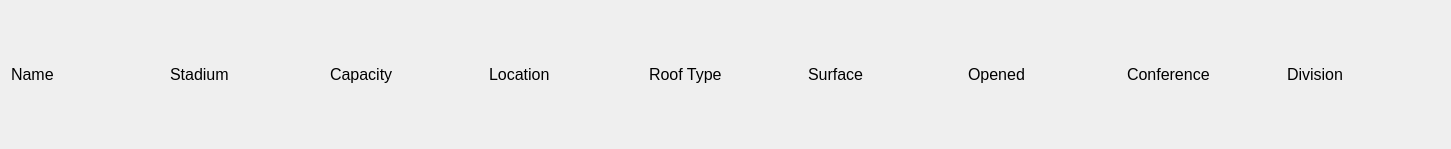
<?xml version="1.0" encoding="UTF-8"?>
<ui version="4.0">
 <class>W_SortedListClass</class>
 <widget class="QWidget" name="W_SortedListClass">
  <property name="geometry">
   <rect>
    <x>0</x>
    <y>0</y>
    <width>1451</width>
    <height>149</height>
   </rect>
  </property>
  <property name="windowTitle">
   <string>W_SortedList</string>
  </property>
  <layout class="QVBoxLayout" name="verticalLayout">
   <item>
    <layout class="QHBoxLayout" name="horizontalLayout">
     <property name="spacing">
      <number>6</number>
     </property>
     <item>
      <widget class="QLabel" name="L_Name">
       <property name="font">
        <font>
         <family>Yu Gothic UI</family>
         <pointsize>12</pointsize>
        </font>
       </property>
       <property name="contextMenuPolicy">
        <enum>Qt::PreventContextMenu</enum>
       </property>
       <property name="text">
        <string>Name</string>
       </property>
       <property name="alignment">
        <set>Qt::AlignLeading|Qt::AlignLeft|Qt::AlignVCenter</set>
       </property>
       <property name="wordWrap">
        <bool>true</bool>
       </property>
       <property name="margin">
        <number>10</number>
       </property>
       <property name="indent">
        <number>0</number>
       </property>
      </widget>
     </item>
     <item>
      <widget class="QLabel" name="L_Stadium">
       <property name="font">
        <font>
         <family>Yu Gothic UI</family>
         <pointsize>12</pointsize>
        </font>
       </property>
       <property name="text">
        <string>Stadium</string>
       </property>
       <property name="alignment">
        <set>Qt::AlignLeading|Qt::AlignLeft|Qt::AlignVCenter</set>
       </property>
       <property name="wordWrap">
        <bool>true</bool>
       </property>
       <property name="margin">
        <number>10</number>
       </property>
       <property name="indent">
        <number>0</number>
       </property>
      </widget>
     </item>
     <item>
      <widget class="QLabel" name="L_Capacity">
       <property name="font">
        <font>
         <family>Yu Gothic UI</family>
         <pointsize>12</pointsize>
        </font>
       </property>
       <property name="text">
        <string>Capacity</string>
       </property>
       <property name="alignment">
        <set>Qt::AlignLeading|Qt::AlignLeft|Qt::AlignVCenter</set>
       </property>
       <property name="wordWrap">
        <bool>true</bool>
       </property>
       <property name="margin">
        <number>10</number>
       </property>
       <property name="indent">
        <number>0</number>
       </property>
      </widget>
     </item>
     <item>
      <widget class="QLabel" name="L_Location">
       <property name="font">
        <font>
         <family>Yu Gothic UI</family>
         <pointsize>12</pointsize>
        </font>
       </property>
       <property name="text">
        <string>Location</string>
       </property>
       <property name="alignment">
        <set>Qt::AlignLeading|Qt::AlignLeft|Qt::AlignVCenter</set>
       </property>
       <property name="wordWrap">
        <bool>true</bool>
       </property>
       <property name="margin">
        <number>10</number>
       </property>
       <property name="indent">
        <number>0</number>
       </property>
      </widget>
     </item>
     <item>
      <widget class="QLabel" name="L_RoofType">
       <property name="font">
        <font>
         <family>Yu Gothic UI</family>
         <pointsize>12</pointsize>
        </font>
       </property>
       <property name="text">
        <string>Roof Type</string>
       </property>
       <property name="alignment">
        <set>Qt::AlignLeading|Qt::AlignLeft|Qt::AlignVCenter</set>
       </property>
       <property name="wordWrap">
        <bool>true</bool>
       </property>
       <property name="margin">
        <number>10</number>
       </property>
       <property name="indent">
        <number>0</number>
       </property>
      </widget>
     </item>
     <item>
      <widget class="QLabel" name="L_Surface">
       <property name="font">
        <font>
         <family>Yu Gothic UI</family>
         <pointsize>12</pointsize>
        </font>
       </property>
       <property name="text">
        <string>Surface</string>
       </property>
       <property name="alignment">
        <set>Qt::AlignLeading|Qt::AlignLeft|Qt::AlignVCenter</set>
       </property>
       <property name="wordWrap">
        <bool>true</bool>
       </property>
       <property name="margin">
        <number>10</number>
       </property>
       <property name="indent">
        <number>0</number>
       </property>
      </widget>
     </item>
     <item>
      <widget class="QLabel" name="L_Opened">
       <property name="font">
        <font>
         <family>Yu Gothic UI</family>
         <pointsize>12</pointsize>
        </font>
       </property>
       <property name="text">
        <string>Opened</string>
       </property>
       <property name="alignment">
        <set>Qt::AlignLeading|Qt::AlignLeft|Qt::AlignVCenter</set>
       </property>
       <property name="wordWrap">
        <bool>true</bool>
       </property>
       <property name="margin">
        <number>10</number>
       </property>
       <property name="indent">
        <number>0</number>
       </property>
      </widget>
     </item>
     <item>
      <widget class="QLabel" name="L_Conference">
       <property name="font">
        <font>
         <family>Yu Gothic UI</family>
         <pointsize>12</pointsize>
        </font>
       </property>
       <property name="text">
        <string>Conference</string>
       </property>
       <property name="alignment">
        <set>Qt::AlignLeading|Qt::AlignLeft|Qt::AlignVCenter</set>
       </property>
       <property name="wordWrap">
        <bool>true</bool>
       </property>
       <property name="margin">
        <number>10</number>
       </property>
       <property name="indent">
        <number>0</number>
       </property>
      </widget>
     </item>
     <item>
      <widget class="QLabel" name="L_Division">
       <property name="font">
        <font>
         <family>Yu Gothic UI</family>
         <pointsize>12</pointsize>
        </font>
       </property>
       <property name="text">
        <string>Division</string>
       </property>
       <property name="alignment">
        <set>Qt::AlignLeading|Qt::AlignLeft|Qt::AlignVCenter</set>
       </property>
       <property name="wordWrap">
        <bool>true</bool>
       </property>
       <property name="margin">
        <number>10</number>
       </property>
       <property name="indent">
        <number>0</number>
       </property>
      </widget>
     </item>
    </layout>
   </item>
  </layout>
 </widget>
 <layoutdefault spacing="6" margin="11"/>
 <resources/>
 <connections/>
</ui>
